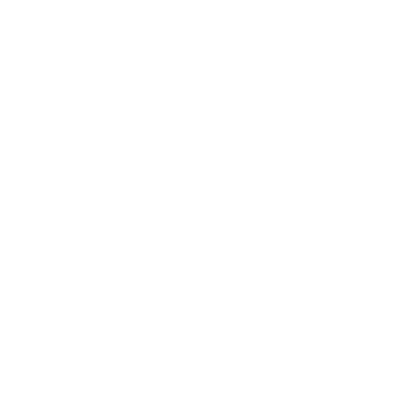
Frame 1 (no input)
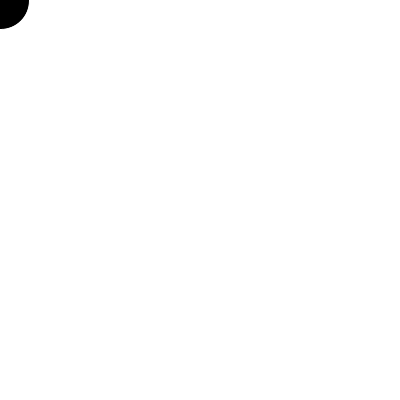
Frame 60 (the mouse pressed at the canvas centre just before this capture)
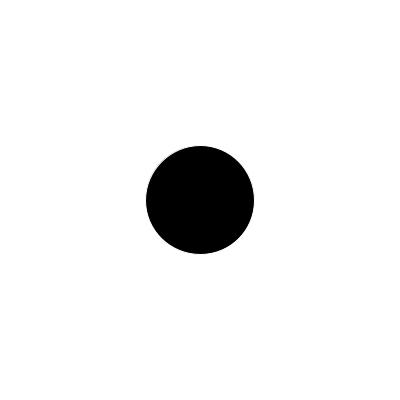
Frame 120 (the mouse held since frame 60 and released just before this capture)

The Processing sketch that drew these frames (run headless with seeded random() and noise(); from frame 60 on, the mouse is pressed at the canvas centre):

// Processing sketch: Exercise_4_3_with_a_twist
// ── Exercise_4_3_with_a_twist.pde
int circleX = 0;
int circleY = 0;

void setup(){
  size(400,400);
}

void draw(){
  background(255);
  stroke(255);
  fill(0);
  ellipse(mouseX,mouseY,circleX,circleY);
  circleX += 1;
  circleY += 1;
}
void mousePressed(){
  circleX -= 10;
  circleY -= 10;
}
